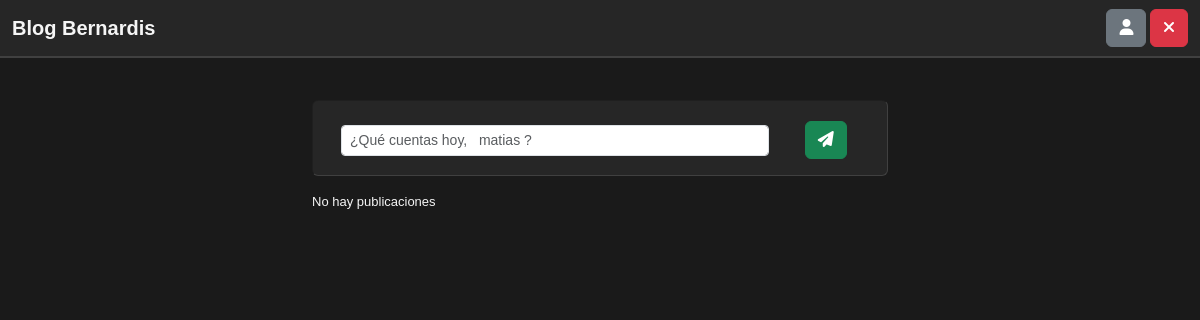
The app's page / (signed in), older data.
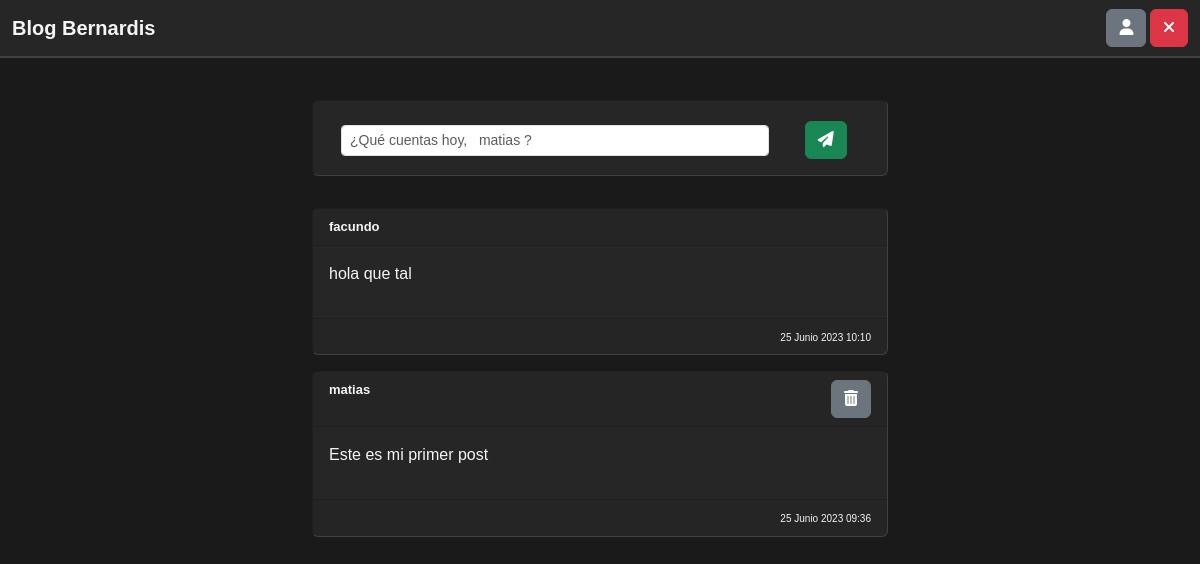
The same page, newer data.
### publicaciones/models.py (models this page shows, shortened)
class Publicacion(models.Model):
    usuario = models.ForeignKey(User, on_delete=models.CASCADE)
    contenido = models.TextField()
    fecha_publicacion = models.DateTimeField(auto_now_add=True)

### login/views.py (the view)
# urls.py: path('', main, name='main'),
@login_required
def main(request):
    user = request.user
    publicaciones = Publicacion.objects.all()
    publi_invertida = publicaciones[::-1]
    context = {'user': user, 'publicaciones' : publi_invertida}
    return render(request, 'main.html', context)

### templates/main.html (shortened to what this page needs)
{% extends 'base.html' %}
{% block content %}
{% include 'crear_publi.html' %}
{% include 'publicacion.html' %}
{% endblock %}

### templates/base.html (shortened to what this page needs)
<!DOCTYPE html>
<html lang="es">
<head>
    {% load static %}
    <link href="https://cdn.jsdelivr.net/npm/bootstrap@5.3.0/dist/css/bootstrap.min.css" rel="stylesheet"
>
    <link href="https://unpkg.com/aos@2.3.1/dist/aos.css" rel="stylesheet">
    <link rel="stylesheet" href="{% static 'style.css' %}">
</head>
<body>
    <div class="container-fluid">
        {% include 'navbar.html' %}
        <div data-aos="zoom-in">
            {% block content %}
            {% endblock %}
        </div>
    </div>
</body>
</html>

### templates/navbar.html
<nav class="navbar fixed-top fondo-principal">
    <div class="container-fluid">
        <a class="navbar-brand" href="{% url 'main' %}"><span class="letra-principal">Blog Bernardis</span></a>
        {% if user.username != '' %}
        <div class="ml-auto">
            <a class="btn btn-secondary" title="Tu Perfil" href="{% url 'perfil' user.username %}"><i class="fa fa-user"></i></a>
            <a class="btn btn-danger" title="Cerrar Sesión" href="{% url 'logout' %}"><i class="fa fa-close"></i></a>
        </div>
        {% endif %}
    </div>
</nav>

### templates/crear_publi.html (shortened to what this page needs)
<div class="row" style="margin-top: 100px;">
    <div class="col-md-8 col-lg-6 mx-auto" style="margin: 0;">
        <div class="card fondo-principal">
            <div class="card-body">
                <form action="{% url 'nueva_publi' %}" method="post">
                    <div class="row mx-auto">
                        <div class="col-10">
                            <input style="margin: 0;" type="text" class="form-control form-control-sm mt-2"
                                placeholder="¿Qué cuentas hoy, {% if user.first_name %} {{user.first_name}} {% else %}  {{user.username}} {% endif %}?"
                                required maxlength="150" name="contenido" id="quepasa">
                        </div>
                        <div class="col-2 mt-1" style="text-align: center;">
                            <button type="submit" title="Publicar" class="btn btn-success"><i
                                    class="fa fa-send"></i></button>
                        </div>
                    </div>
                </form>
            </div>
        </div>
    </div>
</div>

### templates/publicacion.html
<div class="row mt-3">
    <div class="col-md-8 col-lg-6 mx-auto">
        {% if publicaciones %}
        {% for publicacion in publicaciones %}
            <div class="card mt-3 fondo-principal card-publi">
                <div class="card-header">
                    <div class="row">
                        <div class="col-6">
                            <a class="letra-principal" style="text-decoration: none;"
                                href="{% url 'perfil' publicacion.usuario %}">{% if publicacion.usuario.first_name %} {{publicacion.usuario.first_name}} {% else %}  {{publicacion.usuario.username}} {% endif %}</a>
                        </div>
                        <div class="col-6 d-flex align-items-end flex-column">
                            {% if publicacion.usuario.username == user.username %}
                            <a class="btn btn-secondary" title="Eliminar Publicación" href="{% url 'borrar_publi' publicacion.id %}"><i class="fa fa-trash"></i></a>
                            {% endif %}
                        </div>
                    </div>
                </div>
                <div class="card-body publi-con">
                    <p> {{publicacion.contenido}} </p>
                </div>
                <div class="card-footer" style="text-align: right;">
                    <span style="font-size: x-small;">{{publicacion.fecha_publicacion}}</span>
                </div>
            </div>
        {% endfor %}
        {% else %}
        <p>No hay publicaciones</p>
        {% endif %}
    </div>
</div>

### static/style.css (style rules this page uses)
body { font-family:Verdana, Geneva, Tahoma, sans-serif; background-color:#1a1a1a; color: whitesmoke; font-size: small; }
.letra-principal { font-weight: bold; color:whitesmoke; }
.fondo-principal { background-color: #262626; color: whitesmoke; }
.navbar { border-bottom: 2px solid #404040; }
.card { border-bottom: 1px solid #404040; border-right: 1px solid #404040; }
.publi-con { font-size: medium; }

Row changes from the older to the newer data that the page shows:
added Publicacion: usuario.username "facundo", contenido "hola que tal", fecha_publicacion "25 Junio 2023 10:10"
added Publicacion: usuario.username "matias", contenido "Este es mi primer post", fecha_publicacion "25 Junio 2023 09:36"
Text that changed along with them:
text no longer shown: "No hay publicaciones"
